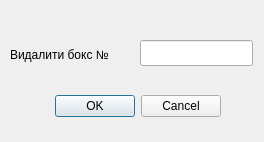
<?xml version="1.0" encoding="UTF-8"?>
<ui version="4.0">
 <class>DeliteBoxDialog</class>
 <widget class="QDialog" name="DeliteBoxDialog">
  <property name="geometry">
   <rect>
    <x>0</x>
    <y>0</y>
    <width>264</width>
    <height>142</height>
   </rect>
  </property>
  <property name="windowTitle">
   <string>Видалити бокс №</string>
  </property>
  <widget class="QDialogButtonBox" name="buttonBox">
   <property name="geometry">
    <rect>
     <x>30</x>
     <y>90</y>
     <width>191</width>
     <height>32</height>
    </rect>
   </property>
   <property name="orientation">
    <enum>Qt::Horizontal</enum>
   </property>
   <property name="standardButtons">
    <set>QDialogButtonBox::Cancel|QDialogButtonBox::Ok</set>
   </property>
  </widget>
  <widget class="QLineEdit" name="leNDelBox">
   <property name="geometry">
    <rect>
     <x>140</x>
     <y>40</y>
     <width>113</width>
     <height>26</height>
    </rect>
   </property>
  </widget>
  <widget class="QLabel" name="lbNDelBox">
   <property name="geometry">
    <rect>
     <x>10</x>
     <y>45</y>
     <width>121</width>
     <height>20</height>
    </rect>
   </property>
   <property name="text">
    <string>Видалити бокс №</string>
   </property>
  </widget>
 </widget>
 <resources/>
 <connections>
  <connection>
   <sender>buttonBox</sender>
   <signal>accepted()</signal>
   <receiver>DeliteBoxDialog</receiver>
   <slot>accept()</slot>
   <hints>
    <hint type="sourcelabel">
     <x>248</x>
     <y>254</y>
    </hint>
    <hint type="destinationlabel">
     <x>157</x>
     <y>274</y>
    </hint>
   </hints>
  </connection>
  <connection>
   <sender>buttonBox</sender>
   <signal>rejected()</signal>
   <receiver>DeliteBoxDialog</receiver>
   <slot>reject()</slot>
   <hints>
    <hint type="sourcelabel">
     <x>316</x>
     <y>260</y>
    </hint>
    <hint type="destinationlabel">
     <x>286</x>
     <y>274</y>
    </hint>
   </hints>
  </connection>
 </connections>
</ui>
